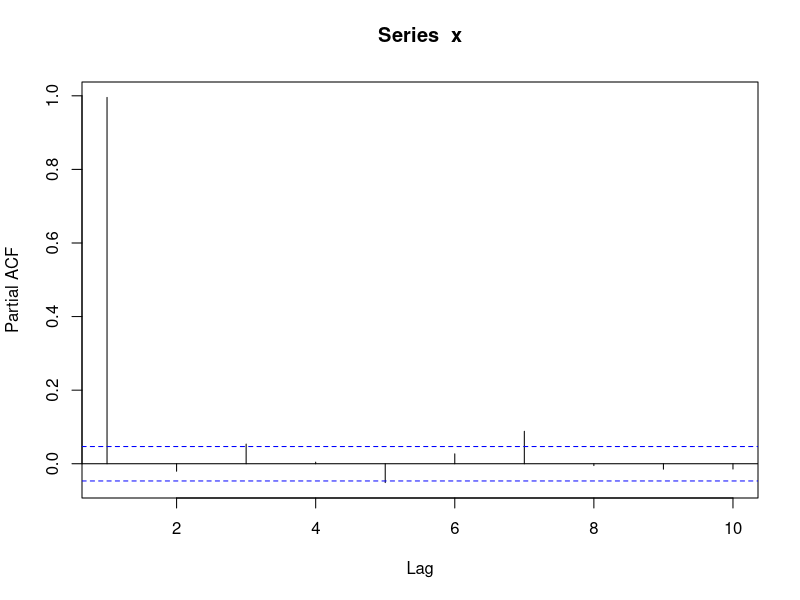
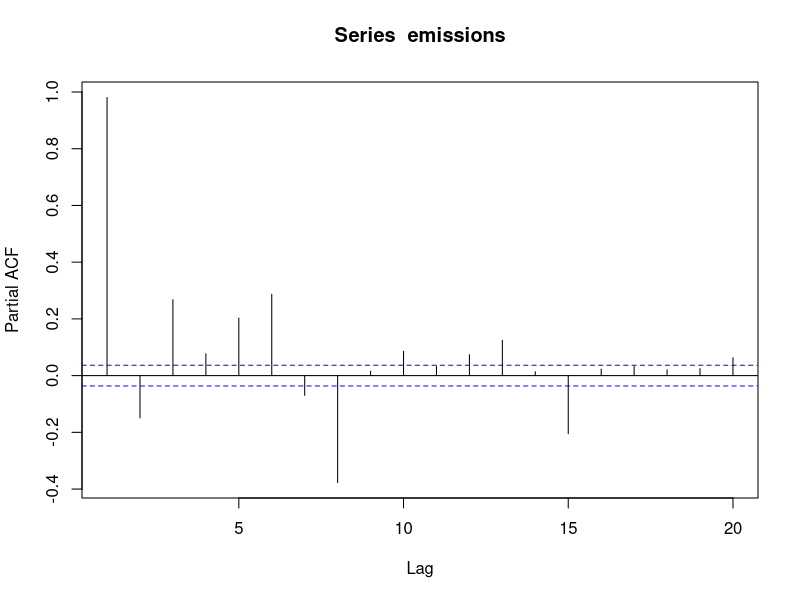
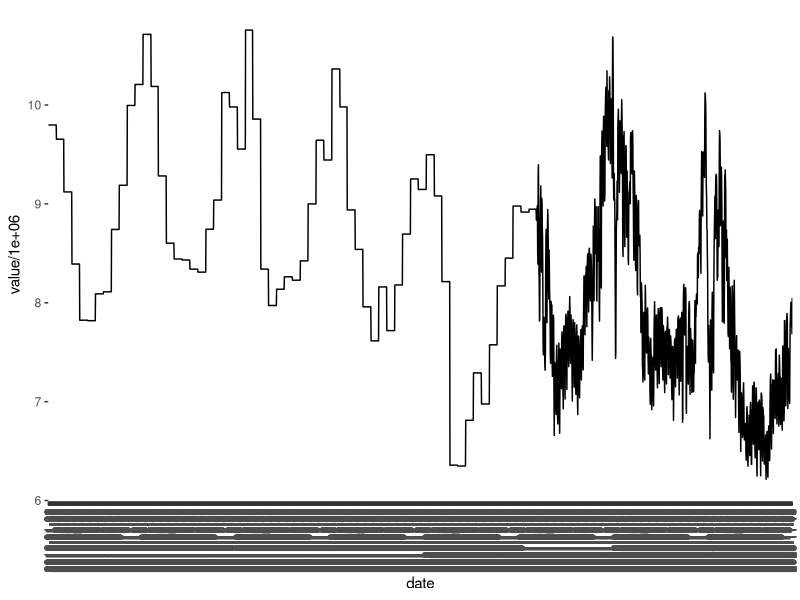
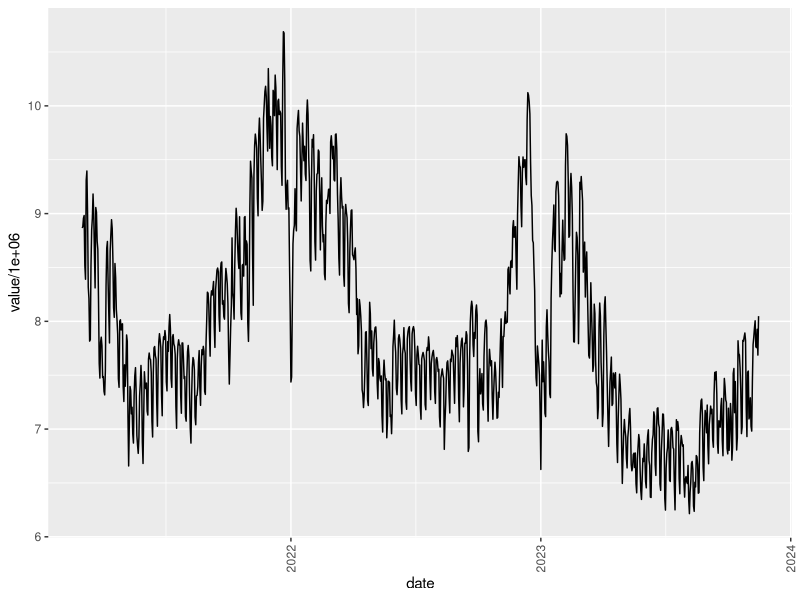
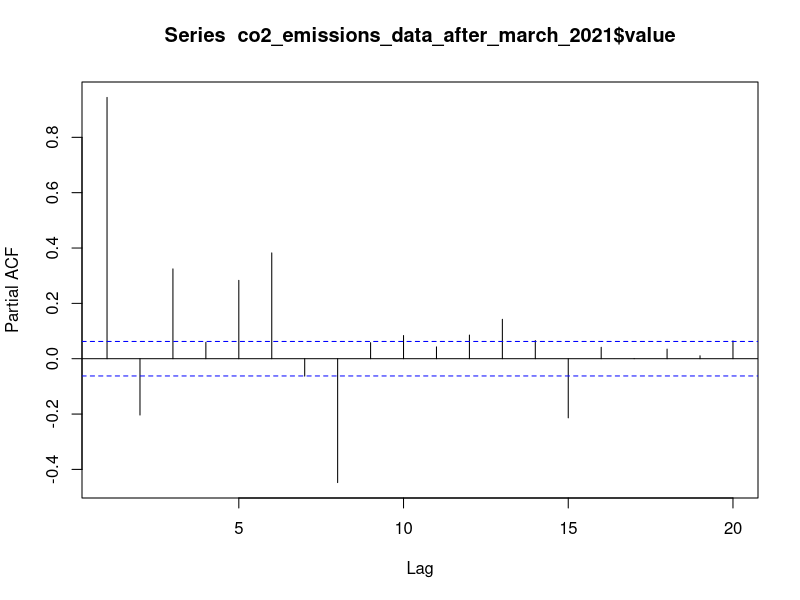
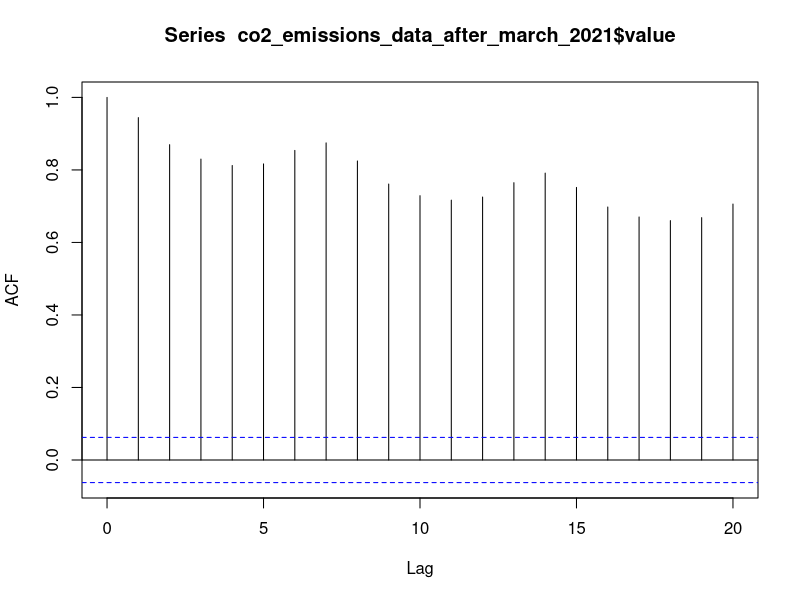
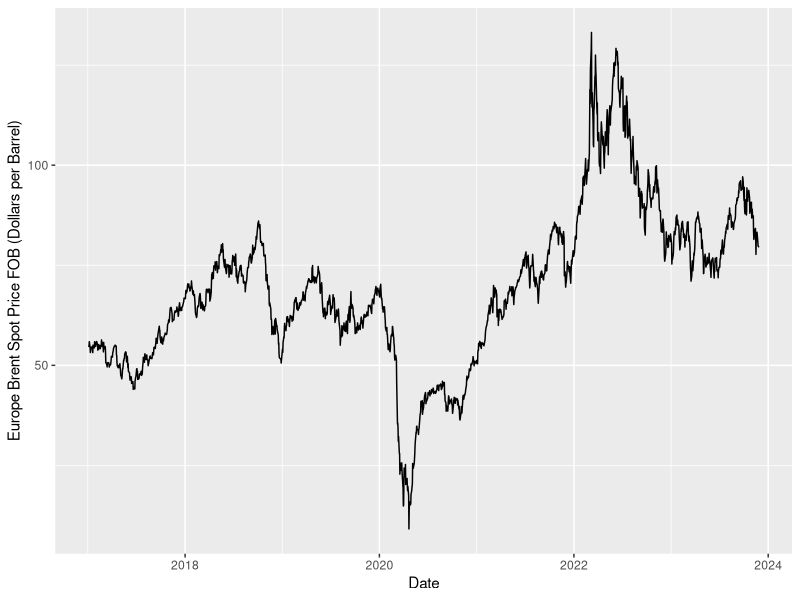
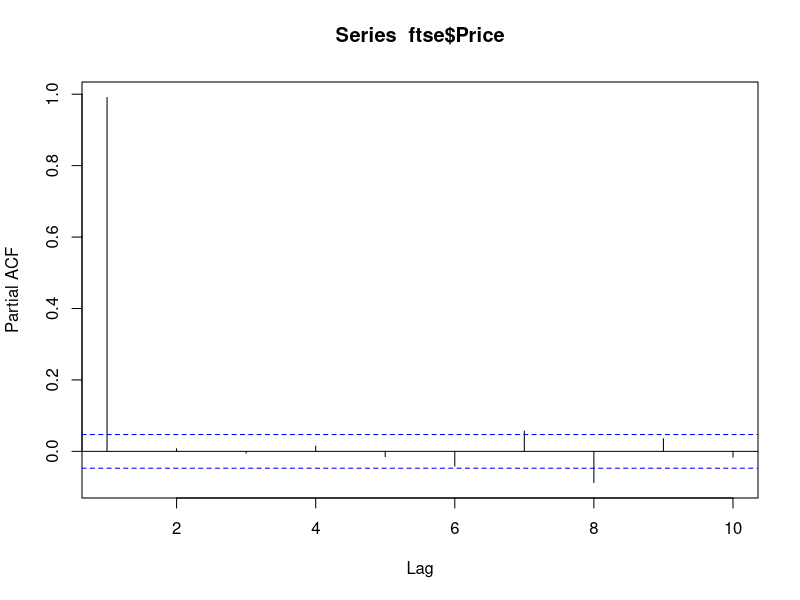

Source code (R) for these figures, in order:
library(readxl)
library(tseries)
library(ggplot2)
library(tidyverse)
library(reshape2)
library(car)

#Trying to find autoregression lag of brent crude oil prices

#Start by reading in the crude oil prices
brent_crude_proces<- read_excel("brent_crude_prices.xlsx")
x<- brent_crude_proces$`Europe Brent Spot Price FOB (Dollars per Barrel)`
pacf(x, lag = 10, pl=TRUE)

#We can tell from the partial autocorrelation that he spike at lag 1 is much much higher than at subsequent lags.
#So we can say crude oil has a AR(1) structure. 


#What about co2 emissions?
co2_emissions_data<-read.csv("co2_emission.csv")
emissions<- co2_emissions_data$value

pacf(emissions, lag=20, pl=TRUE)

#This doesn't look so great. 
#Graphing CO2 Emissions
ggplot(data=co2_emissions_data, aes(date, y=value/1000000))+
  geom_line(group=1)+theme(axis.text.x = element_text(angle = 90, vjust = 0.5, hjust=1))

#Aha. Now we can see that prior to 3/1/2021, all the CO2 emissions data was the same for each month.
#So let's filter for dates after that and try the lag again. 

co2_emissions_data$date<- as.Date(co2_emissions_data$date)

co2_emissions_data_after_march_2021<- co2_emissions_data |> filter(
                                                          date>"2021-03-01"
)

#Graph again:

ggplot(data=co2_emissions_data_after_march_2021, aes(date, y=value/1000000))+
  geom_line(group=1)+theme(axis.text.x = element_text(angle = 90, vjust = 0.5, hjust=1))

#Let's try the autocorrelation now:
 pacf(co2_emissions_data_after_march_2021$value, lag=20, pl=TRUE)
 acf(co2_emissions_data_after_march_2021$value, lag=20, pl=TRUE)
 


#Graphin brent crude oil
ggplot(data=brent_crude_proces, aes(x=Date, `Europe Brent Spot Price FOB (Dollars per Barrel)`))+
  geom_line()



#Reading FTSE in 

ftse<- read.csv("FTSE 100 Historical Data.csv")
ftse$Price<- as.numeric(str_replace(ftse$Price, ",",""))

pacf(ftse$Price, lag=10, pl=TRUE)

#Positive signs here. 


#So let's shelve the autoregressive stuff for the time being and have a wee look at correlations

#Reading in the auction data:
eu_ets_data<-read_excel("EU-ETS-data.xlsx")

x<- eu_ets_data$`Auction Price €/tCO2`
auction_price<-data.frame(x)
auction_price<- auction_price |> filter(is.na(x)==FALSE)
pacf(auction_price$x, lag=20, pl=TRUE)

#removing na's and selecting the right columns
eu_ets_variable_cor<- eu_ets_data |> select(`Auction Price €/tCO2`,
              `Auction Volume tCO2`:`Average volume bid per bidder`,
              `Total Number of Bidders`) |> filter(
                is.na(`Auction Price €/tCO2`)==FALSE
              )

cor_matrix<- cor(eu_ets_variable_cor)

# Get upper triangle of the correlation matrix
get_upper_tri <- function(cormat){
  cormat[lower.tri(cormat)]<- NA
  return(cormat)
}

upper_tri <- get_upper_tri(cor_matrix)
melted_cormat <- melt(upper_tri, na.rm = TRUE)

ggplot(data = melted_cormat, aes(Var2, Var1, fill = value))+
  geom_tile(color = "white")+
  scale_fill_gradient2(low = "blue", high = "red", mid = "white", 
                       midpoint = 0, limit = c(-1,1), space = "Lab", 
                       name="Pearson\nCorrelation") +
  theme_minimal()+ 
  theme(axis.text.x = element_text(angle = 45, vjust = 1, 
                                   size = 12, hjust = 1))+
  coord_fixed()




#Combining datasets, adding crude oil prices and stock prices

eu_ets_data$Date<- as.Date(eu_ets_data$Date)
brent_crude_proces$Date<- as.Date(brent_crude_proces$Date)
ftse$Date<- as.Date(ftse$Date)

auction_and_oil<- merge(x=eu_ets_data,y=brent_crude_proces, 
                         by="Date", all.x=TRUE) 

auction_and_oil<-auction_and_oil |> filter(is.na(auction_and_oil$`Europe Brent Spot Price FOB (Dollars per Barrel)`)==FALSE)

oil_prices<- auction_and_oil$`Europe Brent Spot Price FOB (Dollars per Barrel)`
pacf(oil_prices, lag=10, pl=TRUE)

ets_stock_and_oil_data<- merge(x=auction_and_oil, y= ftse, by='Date', all.x=TRUE)


#Creating Durbin Watson Tests

#just some auction variables
auction_variables_fit<- glm(`Auction Price €/tCO2`~`Auction Volume tCO2`+`Number of bids submitted`+`Maximum Bid €/tCO2`,
                            family=gaussian, data=ets_stock_and_oil_data)
summary(auction_variables_fit)

durbinWatsonTest(auction_variables_fit)

#with oil prices

oil_fit<- glm(`Auction Price €/tCO2`~`Auction Volume tCO2`+`Maximum Bid €/tCO2`+`Europe Brent Spot Price FOB (Dollars per Barrel)`,
              family=gaussian, data=ets_stock_and_oil_data)
summary(oil_fit)

durbinWatsonTest(oil_fit)

#Let's try adding a lag: 

lag<- ets_stock_and_oil_data$`Auction Price €/tCO2`[2:length(ets_stock_and_oil_data$`Auction Price €/tCO2`)-2]
lag<- c(0,lag,0)
lag[length(lag)]<-0
ets_with_auction_lag<- ets_stock_and_oil_data |> mutate(
                                          lag= lag, .after=`Auction Price €/tCO2`
)

auction_variables_fit<- glm(`Auction Price €/tCO2`~lag+`Auction Volume tCO2`+ `Maximum Bid €/tCO2`,
                            family=gaussian, data=ets_stock_and_oil_data)

durbinWatsonTest(auction_variables_fit)
